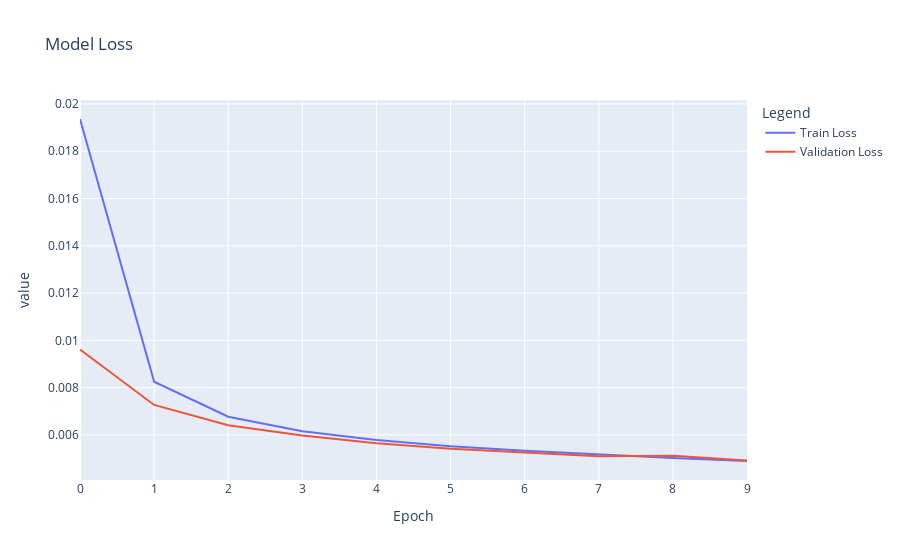

This figure's notebook cell:
### Code cell
# Plot training history
plot_training_history(train_history)

### Figure 1 — Plotly figure (JSON) as saved in the notebook; plotly's stock layout.template omitted (floating-point values rounded to 4 significant figures)
{"data": [{"hovertemplate": "variable=wide_variable_0<br>Epoch=%{x}<br>value=%{y}<extra></extra>", "legendgroup": "wide_variable_0", "line": {"color": "#636efa", "dash": "solid"}, "marker": {"symbol": "circle"}, "mode": "lines", "name": "Train Loss", "orientation": "v", "showlegend": true, "type": "scatter", "x": [0, 1, 2, 3, 4, 5, 6, 7, 8, 9], "xaxis": "x", "y": [0.01936, 0.008247, 0.006765, 0.006153, 0.005782, 0.005519, 0.005327, 0.005168, 0.005021, 0.004894], "yaxis": "y"}, {"hovertemplate": "variable=wide_variable_1<br>Epoch=%{x}<br>value=%{y}<extra></extra>", "legendgroup": "wide_variable_1", "line": {"color": "#EF553B", "dash": "solid"}, "marker": {"symbol": "circle"}, "mode": "lines", "name": "Validation Loss", "orientation": "v", "showlegend": true, "type": "scatter", "x": [0, 1, 2, 3, 4, 5, 6, 7, 8, 9], "xaxis": "x", "y": [0.009612, 0.007265, 0.006405, 0.005971, 0.005643, 0.005414, 0.005253, 0.005096, 0.005117, 0.004912], "yaxis": "y"}], "layout": {"legend": {"title": {"text": "Legend"}, "tracegroupgap": 0}, "title": {"text": "Model Loss"}, "xaxis": {"anchor": "y", "domain": [0, 1], "title": {"text": "Epoch"}}, "yaxis": {"anchor": "x", "domain": [0, 1], "title": {"text": "value"}}}}
